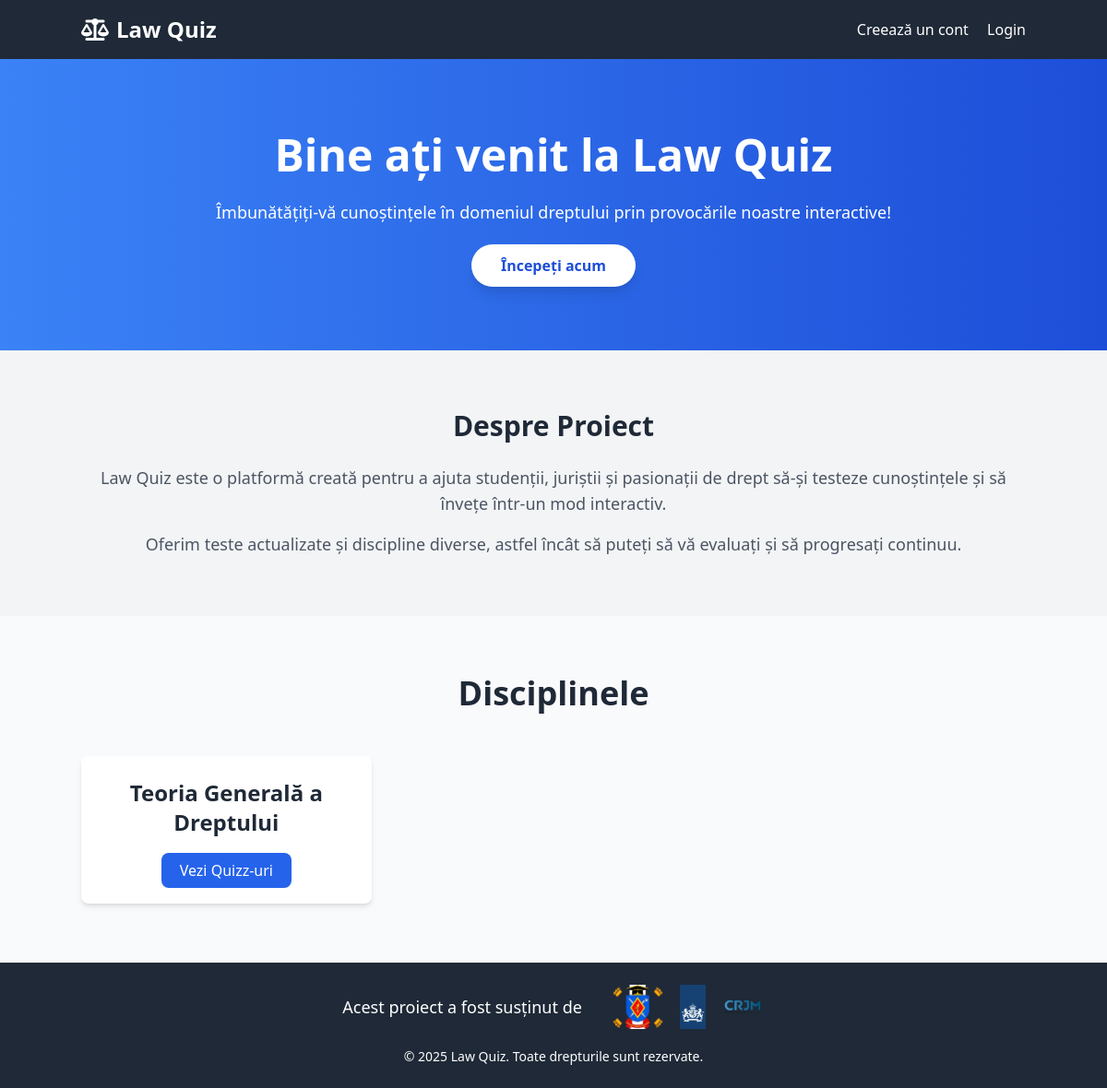
The app's page /, older data.
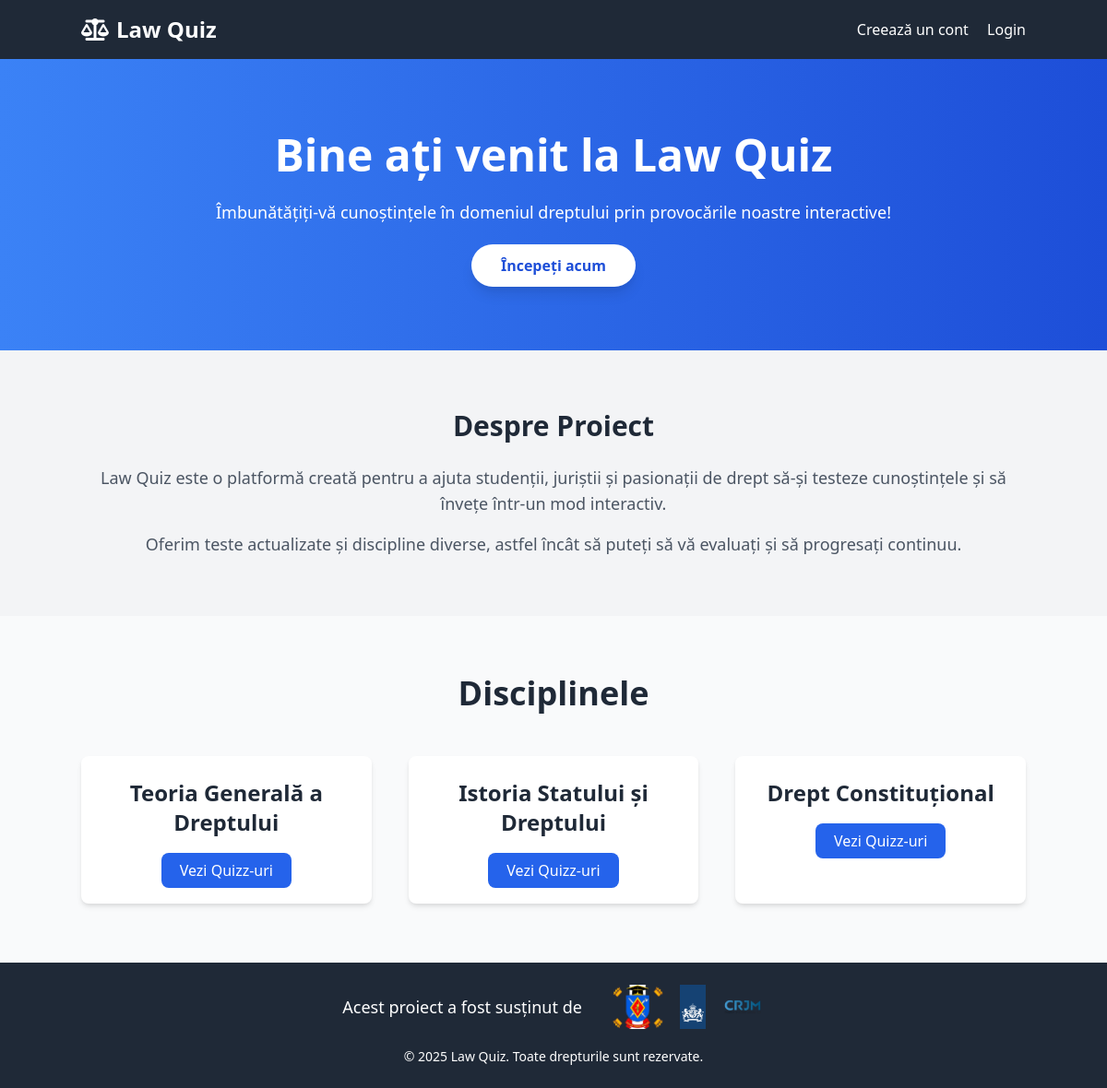
The same page, newer data.
### home/models.py (models this page shows, shortened)
class Discipline(models.Model):
    name = models.CharField(max_length=50, verbose_name="Denumirea disciplinei")
    slug = models.SlugField(unique=True, blank=True)
    class Meta:
        verbose_name = 'Disciplina'
        verbose_name_plural = 'Discipline'

### home/views.py (the view)
# urls.py: path('', views.home, name='home'),
def home(request):
    disciplines = Discipline.objects.all()
    return render(request, 'home.html', {'disciplines': disciplines})

### home/templates/home.html (shortened to what this page needs)
{% extends 'base.html' %}
{% load static %}
{% block content %}
<section class="bg-gradient-to-r from-blue-500 to-blue-700 text-white py-20">
    <div class="container mx-auto text-center">
        <h1 class="text-5xl font-extrabold mb-6">Bine ați venit la Law Quiz</h1>
        <p class="text-lg mb-8">Îmbunătățiți-vă cunoștințele în domeniul dreptului prin provocările noastre interactive!</p>
        <a href="/login" class="bg-white text-blue-700 px-8 py-3 rounded-full font-semibold hover:bg-gray-200 transition-shadow shadow-lg">
            Începeți acum
        </a>
    </div>
</section>
<section class="py-16 bg-gray-100">
    <div class="container mx-auto text-center">
        <h2 class="text-3xl font-bold mb-6 text-gray-800">Despre Proiect</h2>
        <p class="text-lg text-gray-600 mb-4">
            Law Quiz este o platformă creată pentru a ajuta studenții, juriștii și pasionații de drept să-și testeze cunoștințele și să învețe într-un mod interactiv.
        </p>
        <p class="text-lg text-gray-600">
            Oferim teste actualizate și discipline diverse, astfel încât să puteți să vă evaluați și să progresați continuu.
        </p>
    </div>
</section>
<section class="py-16 bg-gray-50">
    <div class="container mx-auto">
        <h2 class="text-center text-4xl font-bold mb-12 text-gray-800">Disciplinele</h2>
        <div class="grid grid-cols-1 sm:grid-cols-2 lg:grid-cols-3 gap-10">
            {% for discipline in disciplines %}
            <div data-aos="fade-up" class="bg-white p-6 rounded-lg text-center shadow-md hover:shadow-xl transition-shadow">
                <h3 class="text-2xl font-semibold text-gray-800 mb-4">{{ discipline.name }}</h3>
                <a href="{% url 'quizzes_by_discipline' discipline.id %}" class="bg-blue-600 text-white px-5 py-2 rounded-lg font-medium hover:bg-blue-700 transition-colors">
                    Vezi Quizz-uri
                </a>
            </div>
            {% endfor %}
        </div>
    </div>
</section>
{% endblock content %}

Row changes from the older to the newer data that the page shows:
added Discipline: name "Istoria Statului și Dreptului"
added Discipline: name "Drept Constituțional"
